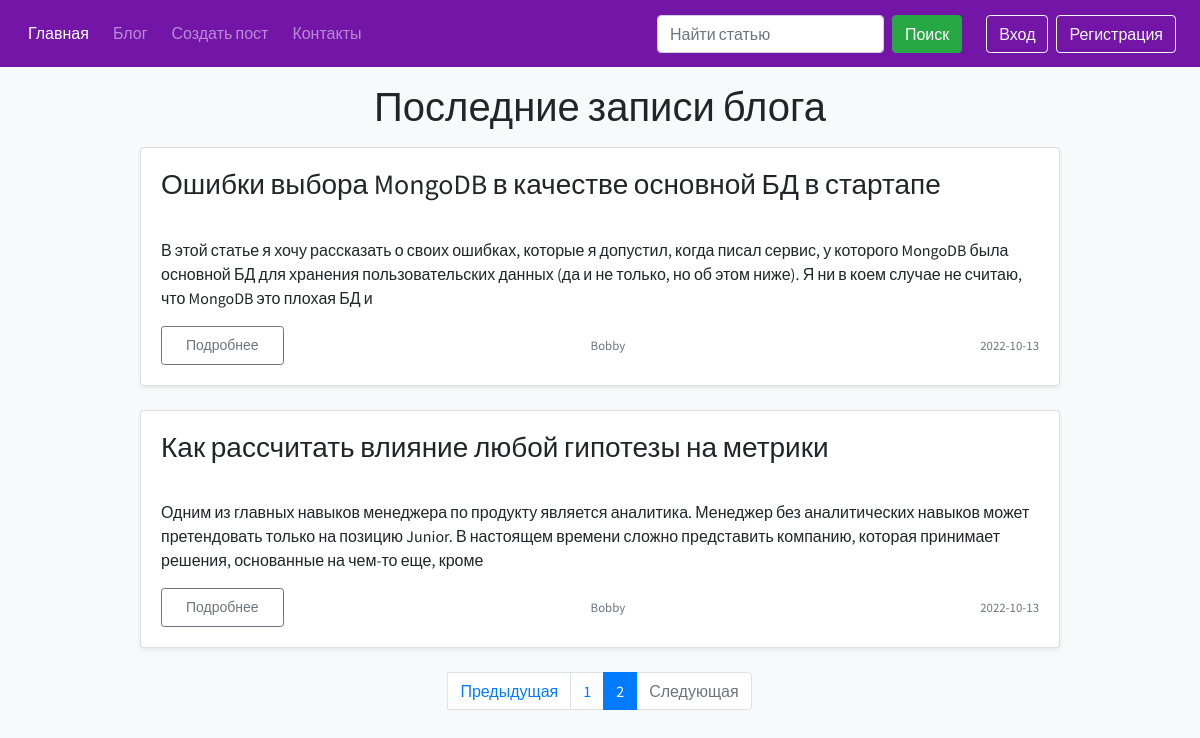
Screenshot of /blog/?page=2 with the database file from the repository.
### blog/models.py (models this page shows, shortened)
class PostModel(db.Model):
    id = db.Column(db.Integer, primary_key=True)
    title = db.Column(db.String(100), nullable=False)
    image = db.Column(db.String(255), nullable=True)
    description = db.Column(db.String(255), nullable=False)
    text = db.Column(db.Text, nullable=False)
    author = db.Column(db.Integer, db.ForeignKey('user_model.id', ondelete="CASCADE"))
    created_data = db.Column(db.DateTime, default=datetime.now(timezone('Europe/Minsk')))

### authentication/models.py (models this page shows, shortened)
class UserModel(db.Model, UserMixin):
    id = db.Column(db.Integer, primary_key=True)
    username = db.Column(db.String(255), nullable=False, unique=True)
    email = db.Column(db.String(255), nullable=False, unique=True)
    password = db.Column(db.String(255), nullable=False)
    role = db.Column(db.String(255), default="user")
    registration_data = db.Column(db.DateTime, default=datetime.utcnow)
    posts = db.relationship('PostModel', backref='post_author', lazy=True)

### blog/blog.py (the view)
@blog.route("/", methods=["GET", "POST"])
@logger.catch
def blog_view():
    page = request.args.get('page')
    if page and page.isdigit():
        page = int(page)
    else:
        page = 1
    return render_template(
        "blog/blog_page.html",
        title="Блог",
        posts_for_page=get_all_posts_from_post_model_on_page(page=page),
    )

### app.py (called while the page is built)
@app.after_request
def redirect_to_signin(response):
    if response.status_code == 401:
        flash('Пожалуйста войдите в свой аккаунт или зарегистрируйтесь, чтобы попасть в данный раздел.', 'success')
        return redirect(url_for('authentication.sign_in_view', next_page=request.url))
    return response

### blog/services.py (called while the page is built)
@logger.catch
def get_all_posts_from_post_model_on_page(page: int):
    return PostModel.query.order_by(PostModel.id.desc()).paginate(page=page, per_page=5)

### templates/blog/blog_page.html (shortened to what this page needs)
{% extends 'base.html' %}
{% block content_app %}
    <div class="container">
        <h1 class="my-3 text-center">Последние записи блога</h1>
        <div class="row">
            {% if posts_for_page %}
                {% for post in posts_for_page.items %}
                    <div class="col-md-1"></div>
                    <div class="col-md-10">
                        <div class="card mb-4 shadow-sm">
                            <div class="card-body">
                                <h3 class="card-title">{{ post.title }}</h3>
                                <p class="card-text">{{ post.description| safe | truncate(1000) }}</p>
                                <div class="d-flex justify-content-between align-items-center">
                                    <div class="btn-group">
                                        <a href="{{ url_for("blog.post_page_view", post_id=post.id) }}"
                                           class="btn px-4 py-2 btn-sm btn-outline-secondary">Подробнее</a>
                                    </div>
                                    <small class="text-muted pr-5">{{ post.post_author.username }}</small>
                                    <small class="text-muted">{{ post.created_data.date() }}</small>
                                </div>
                            </div>
                        </div>
                    </div>
                    <div class="col-md-1"></div>
                {% endfor %}
            {% else %}
                <h2 class="container my-5 text-center">Увы, статей нет :(</h2>
            {% endif %}
        </div>
        <nav aria-label="Paginate me">
            <ul class="pagination justify-content-center">
                {% if posts_for_page.has_prev %}
                    <a class="page-link" href="?page={{ posts_for_page.prev_num }}"
                       tabindex="-1">Предыдущая</a>
                {% else %}
                    <li class="page-item disabled">
                        <a class="page-link" href="#" tabindex="-1">Предыдущая</a>
                    </li>
                {% endif %}
                {% for page_number in range(1, (posts_for_page.pages + 1)) %}
                    {% if page_number == posts_for_page.page %}
                        <li class="page-item active"><a class="page-link"
                                                        href="?page={{ page_number }}">{{ page_number }}</a></li>
                    {% else %}
                        <li class="page-item"><a class="page-link" href="?page={{ page_number }}">{{ page_number }}</a>
                        </li>
                    {% endif %}
                {% endfor %}
                {% if posts_for_page.has_next %}
                    <a class="page-link" href="?page={{ posts_for_page.next_num }}">Следующая</a>
                {% else %}
                    <li class="page-item disabled">
                        <a class="page-link" href="#">Следующая</a>
                    </li>
                {% endif %}
            </ul>
        </nav>
    </div>
{% endblock %}

### static/css/style.css (style rules this page uses)
* { font-family: 'Source Sans Pro', sans-serif; }
a { text-decoration: none; }

### rows the page displays
PostModel: title "Ошибки выбора MongoDB в качестве основной БД в стартапе", description "В этой статье я хочу рассказать о своих ошибках, которые я допустил, когда писал сервис, у которого MongoDB была основной БД для хранения пользовательских данных (да и не только, но об этом ниже). Я ни в коем случае не считаю, что MongoDB это плохая БД и", post_author.username "Bobby", created_data "2022-10-13"
PostModel: title "Как рассчитать влияние любой гипотезы на метрики", description "Одним из главных навыков менеджера по продукту является аналитика. Менеджер без аналитических навыков может претендовать только на позицию Junior. В настоящем времени сложно представить компанию, которая принимает решения, основанные на чем-то еще, кроме", post_author.username "Bobby", created_data "2022-10-13"

### other values shown
{{ page_number }} "1"
{{ page_number }} "2"
